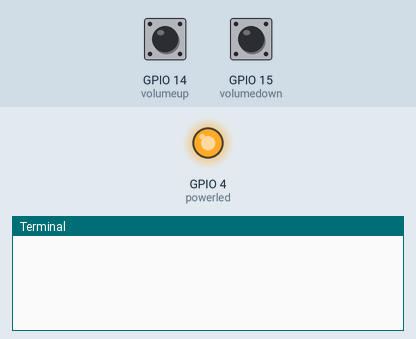
Recording of a program running on a simulated Raspberry Pi (BCM pin numbers). Parts: output pins drawn as LEDs (lit = HIGH), the last lines printed to the terminal. Inputs (shaded band) come from the test bench; at power-on: GPIO 14 (volumeup) HIGH, GPIO 15 (volumedown) HIGH. The clock reads 2024-03-15 10:24:30 at power-on unless the program sets it.

Above: at 1.2 s.
1.3 s: GPIO 14 (volumeup) pulled LOW for 0.15 s
At 2.5 s:
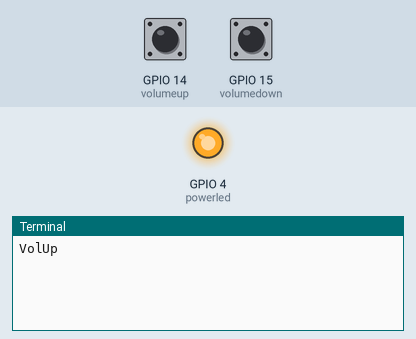
2.9 s: GPIO 15 (volumedown) pulled LOW for 0.15 s
At 3.7 s:
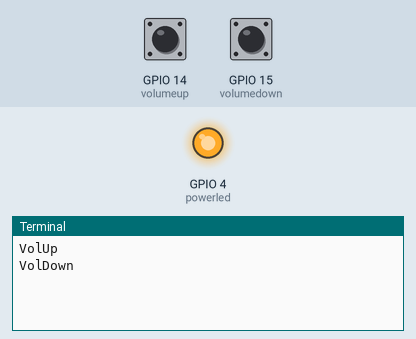

Measured:
- after the input at 1.3 s, the terminal: prints a new line after 0.15 s (image 1)
- after the input at 2.9 s, the terminal: prints a new line after 0.15 s (image 2)

The program:

daemon.py
```python
#!/usr/bin/env python

# Reference:
# callback button event refer to http://makezine.com/projects/tutorial-raspberry-pi-gpio-pins-and-python/
# Python dbus control play back.

# Todo
# 2. initialize music list, press power button to start/stop replay music
# 3. volume up/down control


import RPi.GPIO as GPIO
import time
import os
import logging

logging.basicConfig(level=logging.INFO)

# initialize GPIO
GPIO.setmode(GPIO.BCM)
GPIO.setwarnings(False)

#GPIO pin setting
powerled=4
powerbutton = 18
volumeup=14
volumedown=15

GPIO.setup(powerled, GPIO.OUT)
GPIO.setup(powerbutton, GPIO.IN, pull_up_down=GPIO.PUD_UP)
GPIO.setup(volumeup, GPIO.IN, GPIO.PUD_UP)
GPIO.setup(volumedown, GPIO.IN, GPIO.PUD_UP)

powercnt=0
powerDownTime=0.0

# light it up
GPIO.output(powerled, 1)

# callback function for volumn down
def volDown(channel):
    pass
    print "VolDown"

def volUp(channel):
    pass
    print "VolUp"


def start_stop():
    print "start/stop action"
    pass


def powerButtonEvent(channel):
    global powerDownTime
    if GPIO.input(powerbutton) == False:
        powerDownTime = time.time()
    else:
        pressTime = time.time() - powerDownTime
        print "Power button down time %f" % (time.time() - powerDownTime)
        if pressTime > 3.0 :
            print "PowerDown"
            os.system("init 0")
        else:
            start_stop

    pass


# detect RISING

GPIO.add_event_detect(powerbutton, GPIO.BOTH, callback=powerButtonEvent)
GPIO.add_event_detect(volumeup, GPIO.RISING, callback=volUp)
GPIO.add_event_detect(volumedown, GPIO.RISING, callback=volDown)
while True:
    time.sleep(1)


#clean it up
GPIO.cleanup()
```
